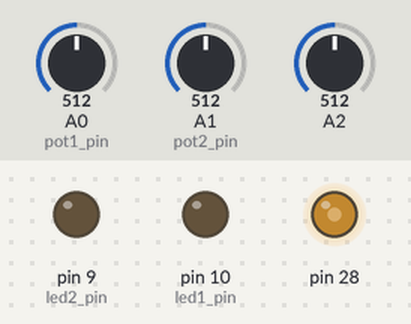
The sketch below on a simulated Teensy 4. On the bench: output pins drawn as LEDs (lit = HIGH). The inputs (shaded band) are chosen by the test bench; at power-on: A0 (pot1_pin) = 512, A1 (pot2_pin) = 512, A2 = 512 (analog values on the 0–1023 scale).

Above: at 1.2 s.
1.3 s: A0 (pot1_pin) set to 306
At 3.5 s:
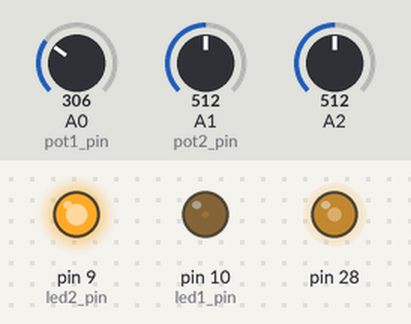
4.3 s: A1 (pot2_pin) set to 22
At 5.6 s:
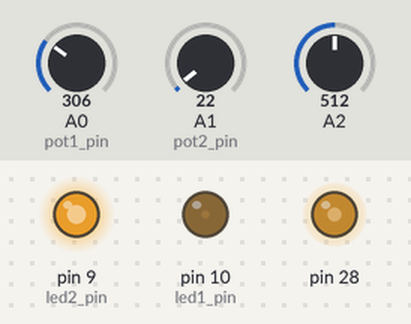
7.3 s: A2 set to 22
At 7.75 s:
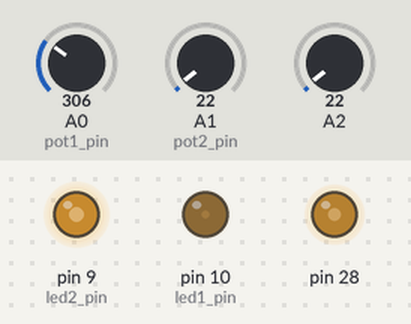
Timing chart, 0 to 8.0 s (numbered marks = the images above; inputs shaded):
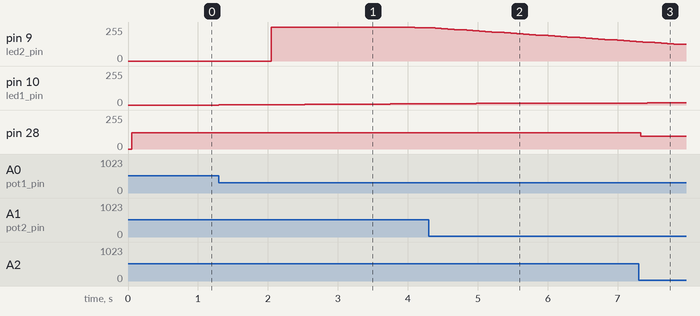

Measured:
- after the input at 7.3 s, pin 28: 121/255 → 96/255 at once

The sketch:

class2_-_2_LFO.ino
```cpp
/*
  Modulating the oscillator with LFOs
*/

IntervalTimer timer1; //Make a new interval timer called timer1

int led1_pin =  10;
int led1_state = LOW;
int led2_pin =  9;
int led2_state = 0;
unsigned long current_time;

//Instead of having the variables named like this:
/*
  unsigned long  previous_time1 = 0;
  unsigned long  previous_time2 = 0;
  unsigned long  previous_time3 = 0;
  unsigned long interval1 = 50;
  unsigned long interval2 = 50;
  unsigned long interval3 = 50;

*/

//lets do it like this:
unsigned long  previous_time[8];
unsigned long  time_interval[8] = {50, 50, 200};
//interval[0] now contains 50, interval[2] is 200, interval[3] is 0

int button_pin;
int button_state;
int pot1_pin = A0;
int pot2_pin = A1;
int pot_reading[8];
float fold_amount; //floats can hold decimals
float freq1;
float freq2;
int out1, out2, out3;// You can define variables like this too. All of them will be integers equal to 0
uint32_t dds_tune;
uint32_t dds_rate;

int lfo[8]; //an array of 8 integers named "lfo"

void setup() {
  pinMode(led1_pin, OUTPUT);
  pinMode(led2_pin, OUTPUT);
  pinMode(button_pin, INPUT_PULLUP);

  //On the Teensy the resolutions of the in and out can be set to 12 bits
  // by default it is 8 bit out, 10 bit in
  // when looking at other examples it's important to know what range these values are
  analogReadResolution(12);
  analogWriteResolution(12);

  //set the rate of our interrupt timer
  dds_rate = 20; //20 microseconds = 50KHz
  dds_tune = (1.00 / (dds_rate * .000001)); //used to make the oscillation at the frequency we want them to be
  timer1.begin(osc1, dds_rate);
}

void osc1() { // code that is run whenever the timer goes off, every 20 micros
  //these functions are not hidden away like the onces we've used so far. They are at the bottom of this code

  out1 = oscillator(0, freq1, 1, .5); //oscillator(voice select, frequency, amplitude, shape)
  out3 = fold(out1 * fold_amount); //folds the input instead of clipping it based on the level of the volume pot.

  analogWrite(A14, out3 + 2048); // The oscillators produce numbers between -2048 and 2048 but the DAC can't output negatove numbers so we add the offset back in
}

void loop()
{
  current_time = millis();

  pot_reading[0] = analogRead(A0); //Read the analog voltage at pin A0. Returns 0 for 0 volts and 4095(12 bits) for the max voltage (3.3V)
  time_interval[0] = pot_reading[0];

  pot_reading[1] = analogRead(A1);
  time_interval[1] = pot_reading[1];

  pot_reading[2] = analogRead(A2);
  freq1 = pot_reading[2] / 4.0; //divide by a float to make sure we get a float out
  freq2 = freq1 * .501; //.5 would be a perfect octave down. Detuning it a tiny bit gives it an interesting sound

  fold_amount = 1.0;

  if (current_time - previous_time[1] > time_interval[0]) {
    previous_time[1] = current_time;

    lfo[0] += 50;
    if (lfo[0] > 4095) { //4095 is the highest number we can analogWrite since we have it set to 12 bits
      lfo[0] = 0;
    }
    analogWrite(led1_pin, lfo[0]);
  }


  if (current_time - previous_time[2] > time_interval[1]) {
    previous_time[2] = current_time;

    lfo[1] -= 50;
    if (lfo[1] < 0) { //4095 is the highest number we can analogWrite since we have it set to 12 bits
      lfo[1] = 4095;
    }
    analogWrite(led2_pin, lfo[1]);
  }

} //end of loop


//you can declare "global" variable wherever but the code above it can't see them.
// So you should always do your declaring at the very top
int16_t wavelength = 4095;
uint32_t accumulator[8] = {}; //these are arrays here where are 8 separate variables called accumulator. accumulator[0],accumulator[1],etc
uint32_t increment[8] = {};
uint32_t waveindex[8] = {};


//Here's a function I made to generate a waveform that can be adjusted from saw to ramp

//(voice select, frequency, amplitude, shape)
// Each separate oscillator needs a unique voice select number
// Frequency is a floating point to allow for finer control
// Amplitude is a float 0.0 to 1.0, off to full amplitude
// 0.0 shape is a saw, 0.5 is triangle and 1.0 is ramp

int16_t oscillator(byte sel, float freq, float amp, float tri_shape) {
  int16_t tout;  //"local" variables can only be seen in the {} they are in and anything in sub {}
  int waveamp = amp * 4095.00;

  int knee = tri_shape * 4095.00;

  if (knee < 0)
  {
    knee = 0;
  }

  if (knee > wavelength - 1)
  {
    knee = wavelength - 1;
  }

  increment[sel] = (4294967296.00 * (freq)) / (dds_tune);

  accumulator[sel] += increment[sel];
  waveindex[sel] = ((accumulator[sel]) >> (32 - 12)); //wavelength is 12 bits

  if (waveindex[sel] < knee) {
    tout = ((waveindex[sel]) * waveamp) / knee;
  }

  if (waveindex[sel] >= knee) {
    tout = ((((waveindex[sel] - knee) * waveamp) / (wavelength - knee)) * -1) + waveamp;
  }

  return tout - (waveamp / 2);

}

//This is meant to "fold" a waveform, creating new harmonics
// just give it an input and it returns a folded output
int16_t fold(int16_t input) {
  int16_t foldv = input;

  static int h_res = 2040;
  static int ih_res = h_res * -1;

  for (int i; i < 8; i++) {
    if (foldv > h_res) {
      foldv -= ((foldv - h_res) * 2);
    }
    if (foldv < ih_res) {
      foldv += ((foldv * -1) - (h_res)) * 2;
    }
  }
  return foldv;
}
```
